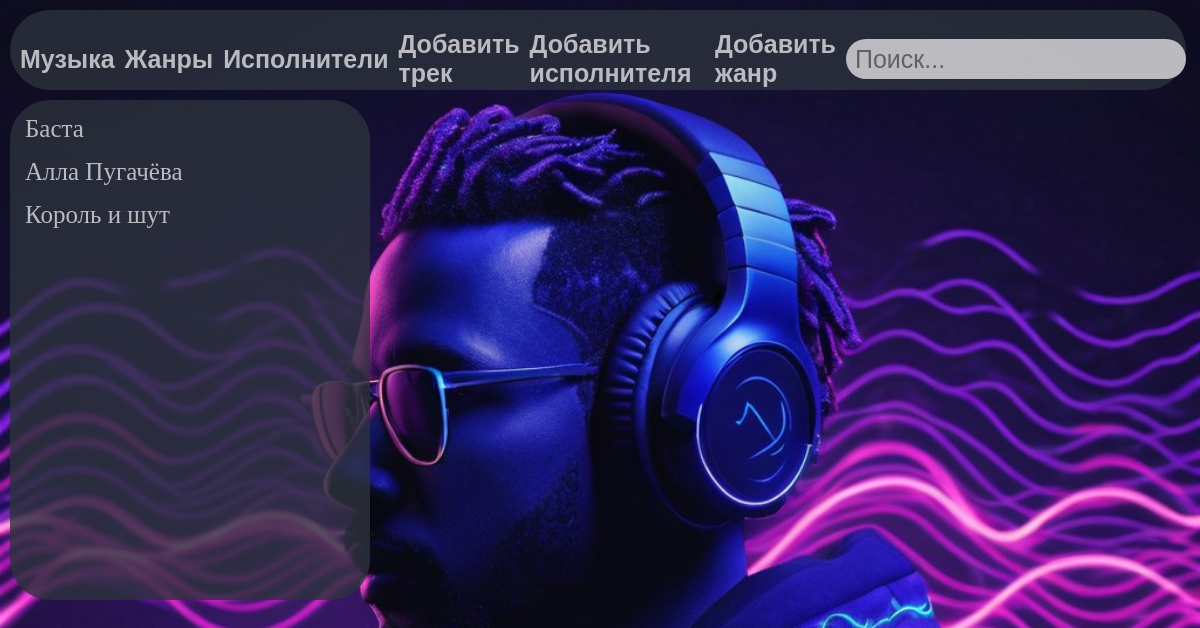
Before: /music/singers/ with the older database file.
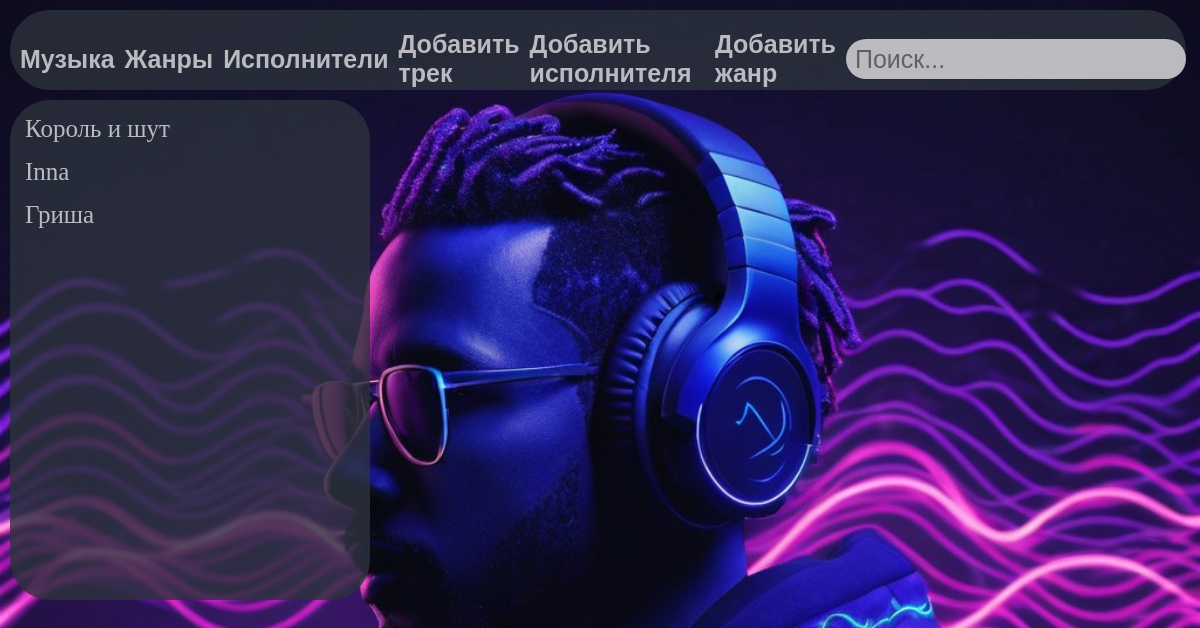
After: the same page with the newer database file.
### music/models.py (models this page shows, shortened)
class Singers(models.Model):
    name_singer = models.CharField('Имя исполнителя', max_length=250)
    class Meta:
        verbose_name = 'Исполнитель'
        verbose_name_plural = 'Исполнители'

### music/views.py (the view)
# urls.py: path('singers/', views.singers, name='singer'),
def singers(request):
    Singerss = Singers.objects.all()
    return render(request, 'music/singers-list.html', {'Singerss': Singerss})

### music/templates/music/singers-list.html
{% extends 'music/music.html' %}
{% load static %}
{% block content %}
    {% for el in Singerss %}
    <div class="Singers">
        <h3>
            <a href="{% url 'singer-details' el.id %}" class="btn btn-view">
                {{ el.name_singer }}
            </a>
        </h3>
    </div>
    {% endfor %}
{% endblock %}

### music/templates/music/music.html (shortened to what this page needs)
{% load static %}
<!DOCTYPE html>
<html class="page" lang="en">
<head>
    <link rel="stylesheet" href="{% static 'music/css/reset.css' %}">
    <link rel="stylesheet" href="{% static 'music/css/music.css' %}">
</head>
<body class="page-body">
    <header class="header">
        <nav class="nav_active">
            <ul class="nav_list">
                <li class="nav_items">
                    <a class="nav_items_list" href="/music/list">Музыка</a>
                </li>
                <li class="nav_items">
                    <a class="nav_items_list" href="/music/genre">Жанры</a>
                </li>
                <li class="nav_items">
                    <a class="nav_items_list" href="/music/singers">Исполнители</a>
                </li>
                <li class="nav_items">
                    <a class="nav_items_list" href="/music/add-music">Добавить трек</a>
                </li>
                <li class="nav_items">
                    <a class="nav_items_list" href="/music/add-singers">Добавить исполнителя</a>
                </li>
                <li class="nav_items">
                    <a class="nav_items_list" href="/music/add-genre">Добавить жанр</a>
                </li>
                <li class="nav_items">
                    <form class="search">
                        <input type="text" placeholder="Поиск...">
                    </form>
                </li>
            </ul>
        </nav>
    </header>
    <main class="container">
        {% block content %}
        {% endblock %}
    </main>
</body>
</html>

### music/static/music/css/music.css (style rules this page uses)
body { background-image: url("../img/back1.jpg"); background-repeat: no-repeat; background-size: 100%; }
.page-body { display: flex; flex-direction: column; }
.header { margin: 10px 10px 10px 10px; border-radius: 40px; background-color: #2c323d; width: 98%; height: 80px; opacity: .8; }
.nav_list { display: flex; justify-content: space-around; }
.nav_items { display: flex; align-items: center; margin-top: 20px; margin-left: 10px; font-family: "Poppins", Arial, sans-serif; font-size: 25px; font-weight: bold; }
.nav_items_list { color: #e6e6e6; transition: color 0.2ms ease; transition: font-size; }
.search { display: flex; justify-content: center; background-color: #e6e6e6; width: 340px; height: 40px; border-radius: 40px; }
.container { display: flex; flex-direction: column; text-align: justify; margin-left: 10px; border-radius: 40px; overflow: auto; width: 30%; height: 500px; background-color: #2c323d; opacity: .8; }
.Singers a { color: #e6e6e6; }
.Singers { margin-left: 15px; margin-top: 15px; font-family: URW Chancery L, cursive; font-size: 25px; }

Changed rows visible on the page:
removed Singers: name_singer "Баста"
removed Singers: name_singer "Алла Пугачёва"
added Singers: name_singer "Inna"
added Singers: name_singer "Гриша"
